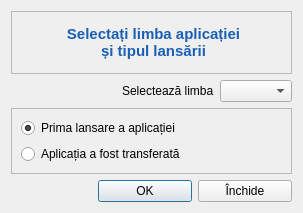
<?xml version="1.0" encoding="UTF-8"?>
<ui version="4.0">
 <class>InitLaunch</class>
 <widget class="QDialog" name="InitLaunch">
  <property name="geometry">
   <rect>
    <x>0</x>
    <y>0</y>
    <width>303</width>
    <height>213</height>
   </rect>
  </property>
  <property name="font">
   <font>
    <family>Segoe UI</family>
   </font>
  </property>
  <property name="windowTitle">
   <string>Dialog</string>
  </property>
  <layout class="QGridLayout" name="gridLayout">
   <item row="0" column="0" colspan="3">
    <layout class="QVBoxLayout" name="verticalLayout">
     <item>
      <widget class="QLabel" name="labelText">
       <property name="font">
        <font>
         <family>Segoe UI</family>
         <pointsize>11</pointsize>
         <bold>true</bold>
        </font>
       </property>
       <property name="frameShape">
        <enum>QFrame::StyledPanel</enum>
       </property>
       <property name="lineWidth">
        <number>1</number>
       </property>
       <property name="text">
        <string>&lt;html&gt;&lt;head/&gt;&lt;body&gt;&lt;p align=&quot;center&quot;&gt;&lt;span style=&quot; color:#1a5fb4;&quot;&gt;Selectați limba aplicației&lt;br&gt; și tipul lansării&lt;/span&gt;&lt;/p&gt;&lt;/body&gt;&lt;/html&gt;</string>
       </property>
       <property name="wordWrap">
        <bool>true</bool>
       </property>
      </widget>
     </item>
    </layout>
   </item>
   <item row="1" column="0">
    <spacer name="horizontalSpacer_2">
     <property name="orientation">
      <enum>Qt::Horizontal</enum>
     </property>
     <property name="sizeHint" stdset="0">
      <size>
       <width>168</width>
       <height>20</height>
      </size>
     </property>
    </spacer>
   </item>
   <item row="1" column="1">
    <widget class="QLabel" name="label">
     <property name="text">
      <string>Selectează limba</string>
     </property>
    </widget>
   </item>
   <item row="1" column="2">
    <widget class="QComboBox" name="comboLangApp">
     <property name="enabled">
      <bool>true</bool>
     </property>
    </widget>
   </item>
   <item row="2" column="0" colspan="3">
    <widget class="QFrame" name="frame">
     <property name="frameShape">
      <enum>QFrame::StyledPanel</enum>
     </property>
     <property name="frameShadow">
      <enum>QFrame::Raised</enum>
     </property>
     <layout class="QGridLayout" name="gridLayout_2">
      <item row="0" column="0">
       <widget class="QRadioButton" name="radBtnFirstLaunch">
        <property name="text">
         <string>Prima lansare a aplicației</string>
        </property>
        <property name="checked">
         <bool>true</bool>
        </property>
       </widget>
      </item>
      <item row="1" column="0">
       <widget class="QRadioButton" name="radBtnAppMove">
        <property name="text">
         <string>Aplicația a fost transferată</string>
        </property>
       </widget>
      </item>
     </layout>
    </widget>
   </item>
   <item row="3" column="0" colspan="3">
    <layout class="QHBoxLayout" name="horizontalLayout">
     <item>
      <spacer name="horizontalSpacer">
       <property name="orientation">
        <enum>Qt::Horizontal</enum>
       </property>
       <property name="sizeHint" stdset="0">
        <size>
         <width>40</width>
         <height>20</height>
        </size>
       </property>
      </spacer>
     </item>
     <item>
      <widget class="QPushButton" name="btnOK">
       <property name="minimumSize">
        <size>
         <width>94</width>
         <height>0</height>
        </size>
       </property>
       <property name="text">
        <string>OK</string>
       </property>
       <property name="icon">
        <iconset resource="../resource.qrc">
         <normaloff>:/img/accept_button.png</normaloff>:/img/accept_button.png</iconset>
       </property>
      </widget>
     </item>
     <item>
      <widget class="QPushButton" name="btnClose">
       <property name="minimumSize">
        <size>
         <width>94</width>
         <height>0</height>
        </size>
       </property>
       <property name="text">
        <string>Închide</string>
       </property>
       <property name="icon">
        <iconset resource="../resource.qrc">
         <normaloff>:/img/close_x32.png</normaloff>:/img/close_x32.png</iconset>
       </property>
      </widget>
     </item>
    </layout>
   </item>
  </layout>
 </widget>
 <resources>
  <include location="../resource.qrc"/>
 </resources>
 <connections/>
</ui>
